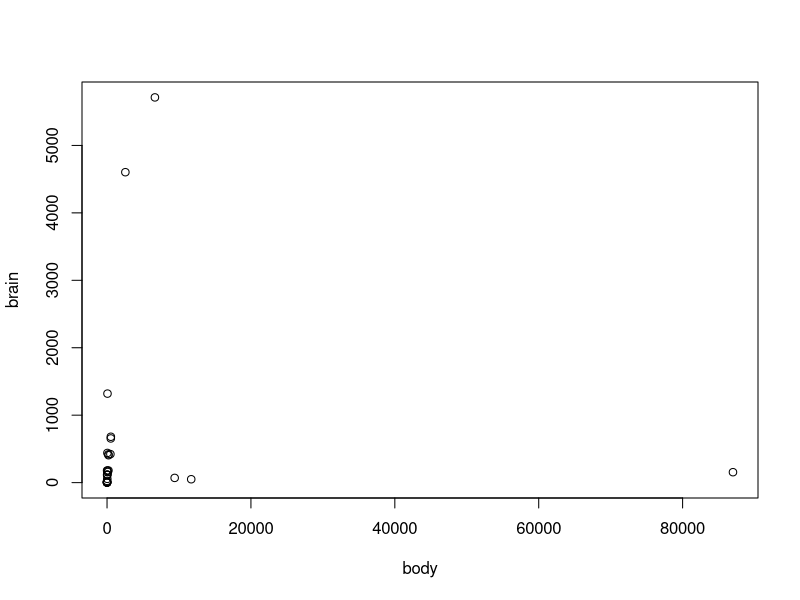
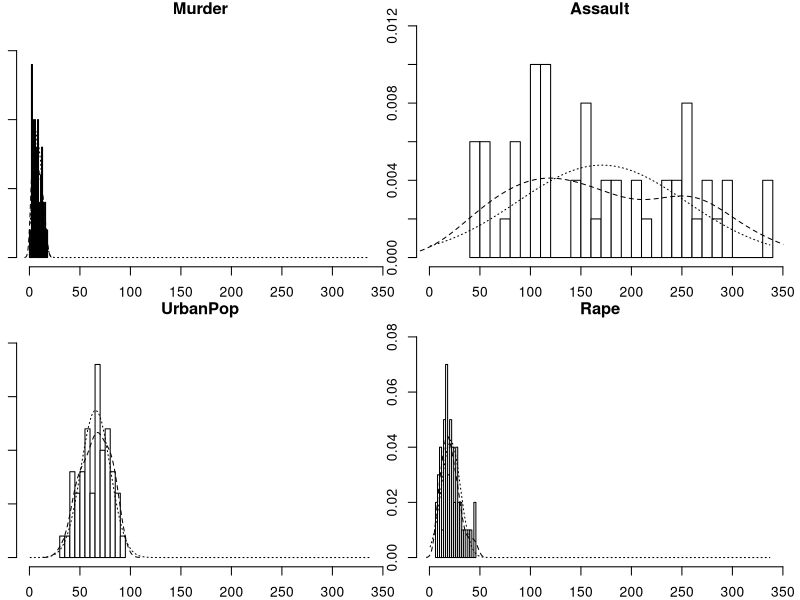
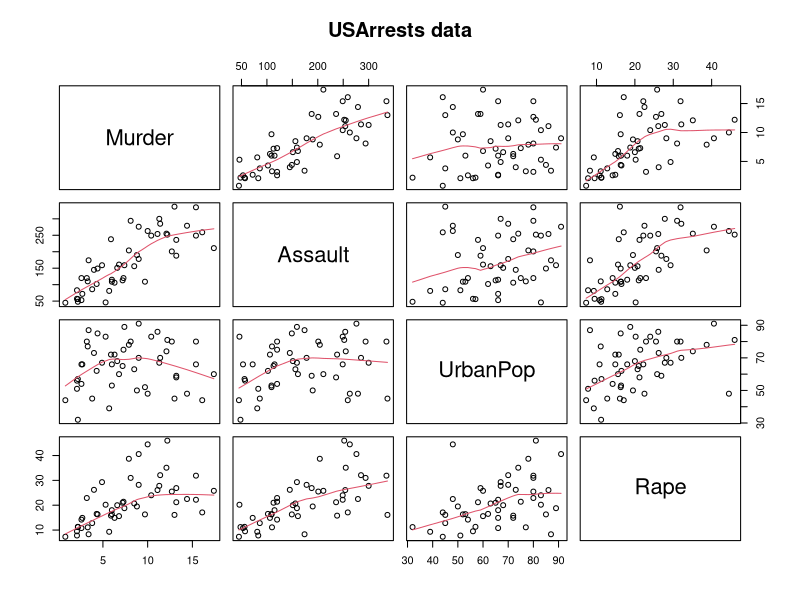

Write R code to recreate these figures, in order.
## ---- chunk 1
knitr::opts_chunk$set(echo = TRUE)
## ---- chunk 2
x1 <- matrix(c(2,3,7,1,6,2,3,5,1),nrow=3)
x2 <- matrix(c(3,2,9,0,7,8,5,8,2),nrow=3)
x1
x2
## ---- chunk 3
prod <- x1 %*% x2
prod1 <- x2 %*% x1
prod
prod1
## ---- chunk 4
inv <- solve(prod)
inv
## ---- chunk 5
proof <- prod %*% inv
proof
## ---- chunk 6
treshold <- 1.0e-15
test_z <- proof - diag(nrow(proof))
max_num <- max(abs(test_z))
if (max_num < treshold) {
  print("PASS: It is an identity matrix")
} else {
  print("FAIL: It is not an identity matrix")
}
## ---- chunk 7
library(MASS)
data(Animals)
## ---- chunk 8
animals_cor_body_brain <- cor(Animals$body, Animals$brain)
animals_cor_body_brain
## ---- chunk 9
plot(Animals)
## ---- chunk 10
knitr::kable(Animals[Animals$body>9000,])
## ---- chunk 11
no_din <- Animals[Animals$body<9000,]
no_din_cor_body_brain <- cor(no_din$body, no_din$brain)
no_din_cor_body_brain


## ---- chunk 12
data(USArrests)
## ---- chunk 13
library(psych)
multi.hist(USArrests)
## ---- chunk 14
knitr::kable(summary(USArrests))
## ---- chunk 15
knitr::kable(cor(USArrests))
## ---- chunk 16
pairs(USArrests, panel = panel.smooth, main = "USArrests data")
## ---- chunk 17
subUSArr <- subset(USArrests,select=c("Assault","Murder","Rape"))
USArrMax <- sapply(subUSArr,which.max)
USArrMin <- sapply(subUSArr,which.min)
subUSArrRown <- rownames(subUSArr)
subUSArrMat <- rbind(subUSArrRown[USArrMax],subUSArrRown[USArrMin])
colnames(subUSArrMat) <- colnames(subUSArr)
rownames(subUSArrMat) <- c("Most","Least")
knitr::kable(subUSArrMat)

## ---- chunk 18
USArrRown <- rownames(USArrests)
assMTMed <- USArrRown[USArrests$Assault>median(USArrests$Assault)]
assMTMed
## ---- chunk 19
bottom_25_mur <- USArrRown[USArrests$Murder<quantile(USArrests$Murder,0.25)]
bottom_25_mur
## ---- chunk 20
top_25_mur <- USArrRown[USArrests$Murder>quantile(USArrests$Murder,0.75)]
top_25_mur 
